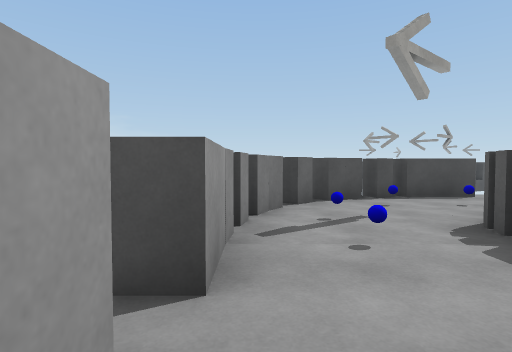
View 1 (above)

22 first-person views from a walk through a scene from a Unity 3-D project. The camera is 1.3 m above the floor, tilts 2° down and sees 80° across. The floor is counted in squares, 2 m on a side. Each view is taken from the middle of a square. On the plan, view 1 faces up. The plan holds only what a view shows up to about 10 squares ahead; the rest is blank. The place goes on beyond the plan. The player is left out. Surface patterns are stand-ins for the level's own textures.

View 2
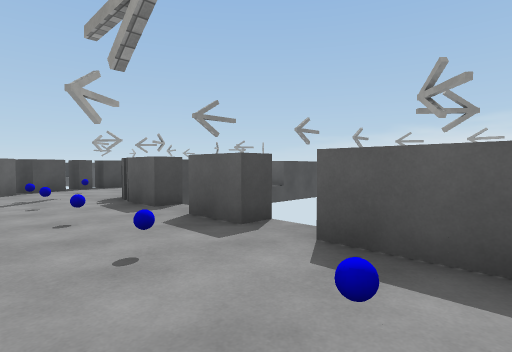

View 3
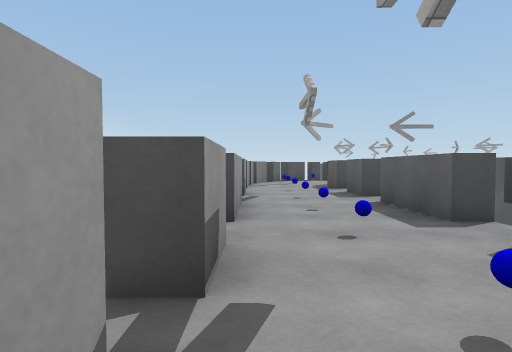

View 4
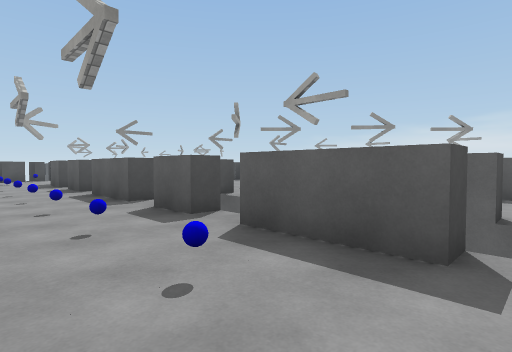

View 5
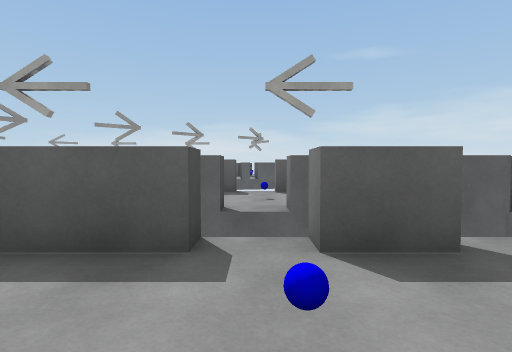

View 6
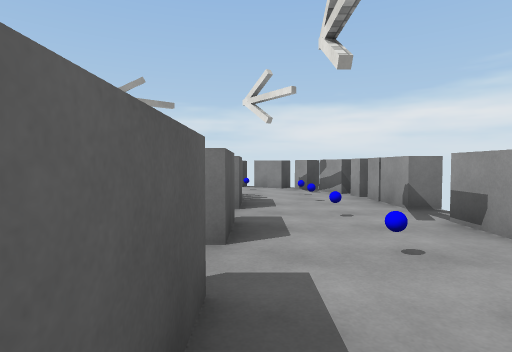

View 7
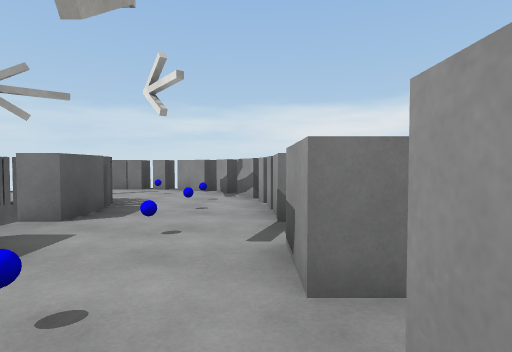

View 8
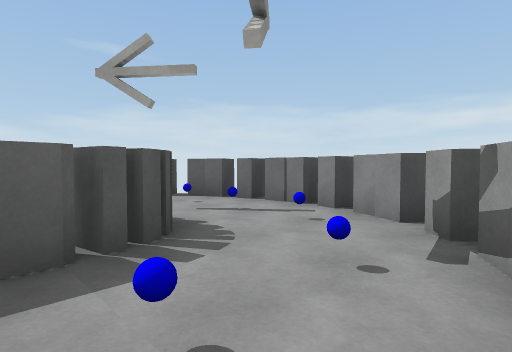

View 9
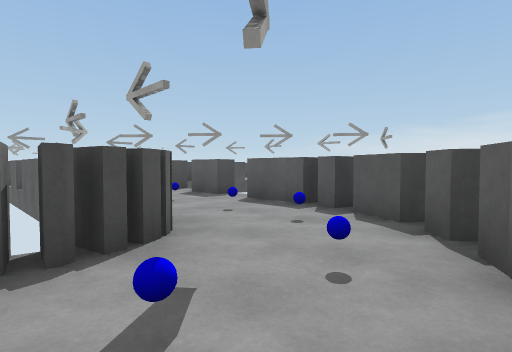

View 10
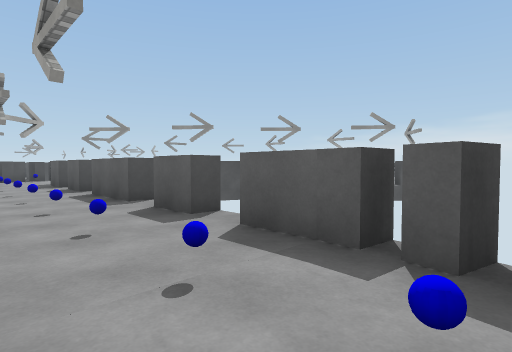

View 11
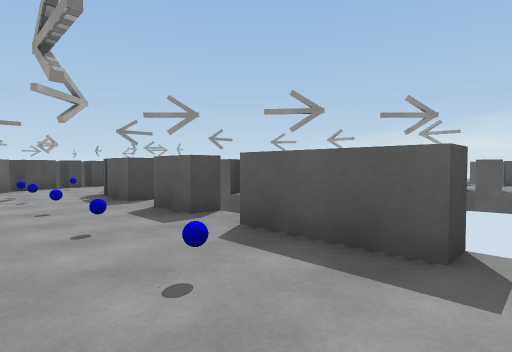

View 12
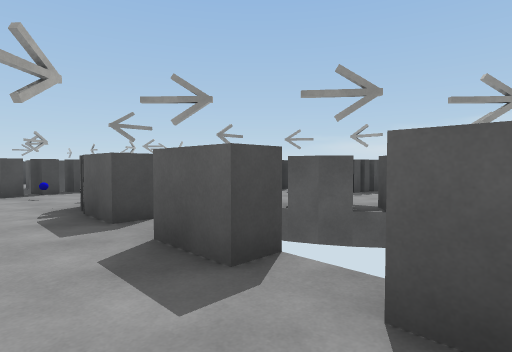

View 13
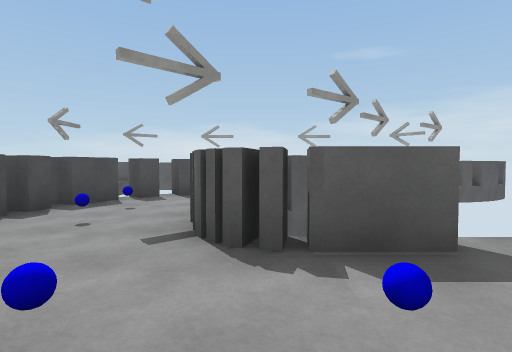

View 14
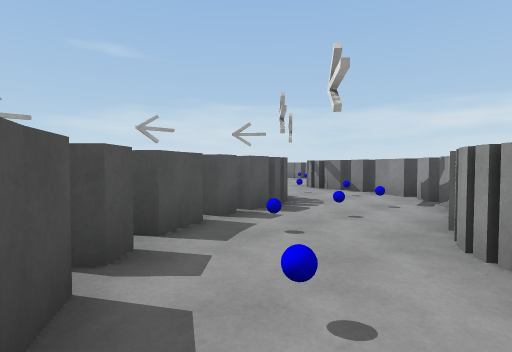

View 15
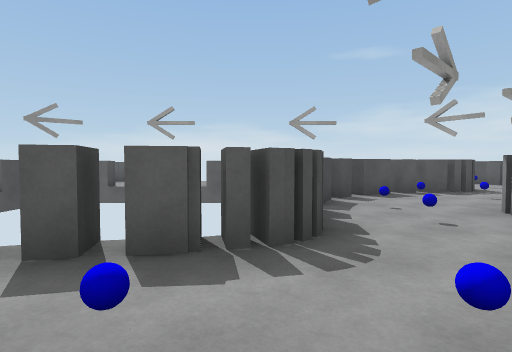

View 16
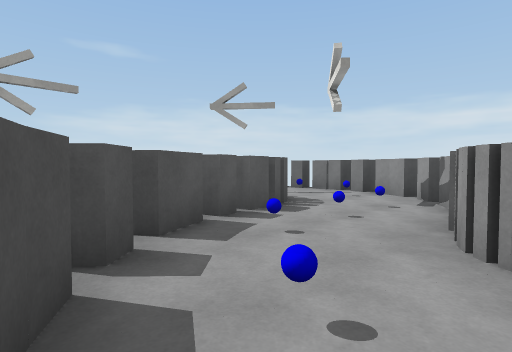

View 17
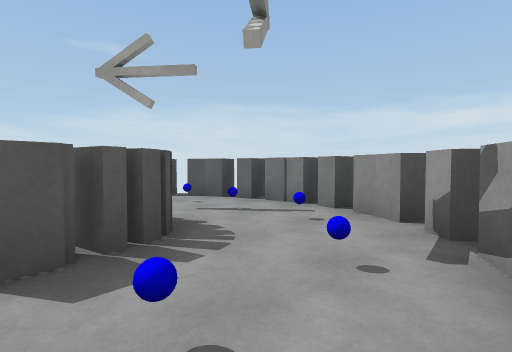

View 18
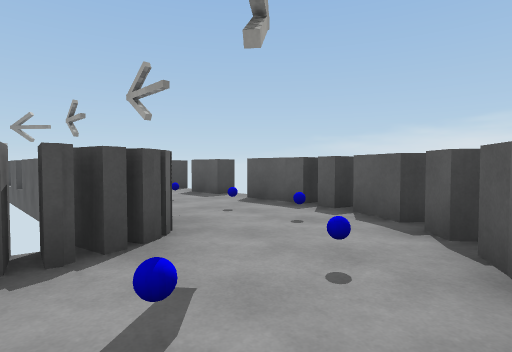

View 19
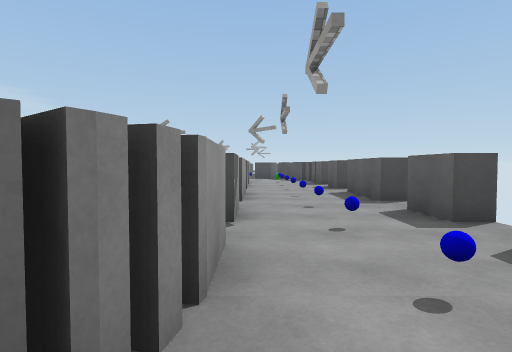

View 20
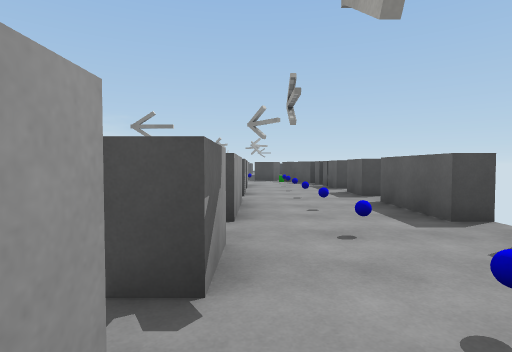

View 21
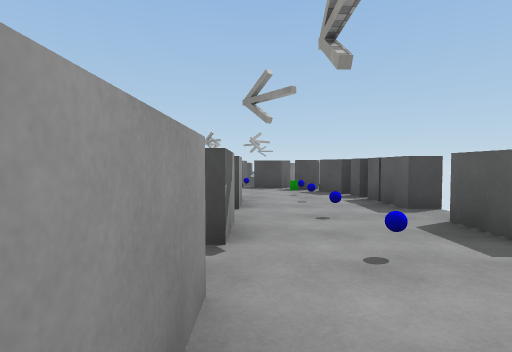

View 22
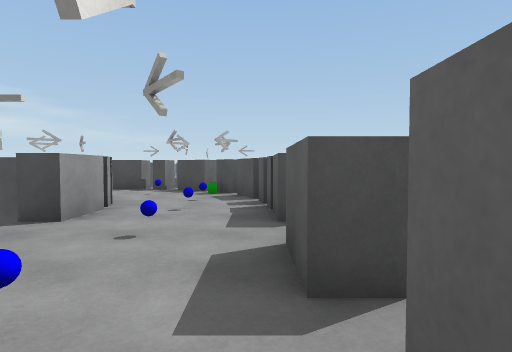

### Floor plan
Key: @ floor where view 1 was taken; # wall or solid block; x gap in a wall; . floor; B blue ball; O other object.
Columns run from 1 left of view 1 to 23 right of it. Each row starts with its distance up from view 1.
  7    #x#             #x#
  6   ##..             ..##
  5  ##OO.              .O##
  4  #O..               ..O#
  3 x...##   #         ##...x
  2 #.B.#   ####        #.O.#
  1  .B.   ##..##        .B.
  0 #@..# ##OB.B##      #...#
 -1  .B. ##B....B#       .B.
 -2 #...##...##...x     #...#
 -3 #.B.##.B.##.B.#x    #.O.#
 -4  .B.  .O. ##B...##   .B.
 -5 #...##...# ##OB.B## #...#
 -6  .B.  .B.   ##...B## .B.
 -7 #...##...#   #x#...##...#
 -8 #.B.##.B.#     x.B.##.B.x
 -9  .B.  .O.       #B....O##
-10 #...##...#      ##OB.B##
-11  .B.  .B.        ##..##
-12 #...##...#        #xx
-13 x.B.##.B.x
-14  #B....B##
-15  ##OB.B##
-16   ##..##
-17    #xx

Positions as (right, up) in squares from view 1, and headings:
1: (0, 0), facing up
2: (0, -3), facing up-right
3: (0, -7), facing up
4: (0, -9), facing up-right
5: (0, -9), facing right
6: (2, -7), facing down
7: (0, -8), facing down
8: (0, -12), facing down-right
9: (3, -16), facing up-right
10: (5, -14), facing up-right
11: (5, -9), facing up-right
12: (6, -7), facing up-right
13: (5, -2), facing right
14: (9, 1), facing down-right
15: (10, -3), facing right
16: (14, -4), facing down-right
17: (15, -7), facing down-right
18: (18, -11), facing up-right
19: (20, -9), facing up
20: (20, -7), facing up
21: (20, -3), facing up
22: (22, -2), facing up
